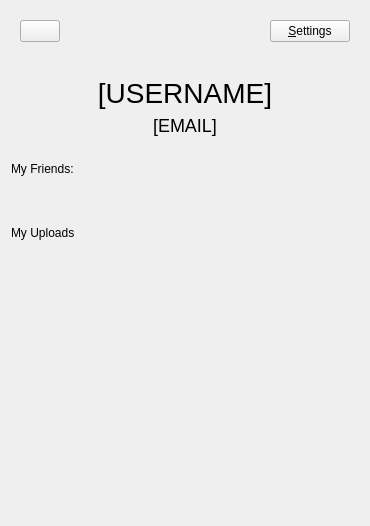
<?xml version="1.0" encoding="UTF-8"?>
<ui version="4.0">
 <class>ProfilePage</class>
 <widget class="QWidget" name="ProfilePage">
  <property name="geometry">
   <rect>
    <x>0</x>
    <y>0</y>
    <width>370</width>
    <height>526</height>
   </rect>
  </property>
  <property name="windowTitle">
   <string>Form</string>
  </property>
  <layout class="QVBoxLayout" name="verticalLayout">
   <item>
    <widget class="QWidget" name="widget" native="true">
     <layout class="QHBoxLayout" name="horizontalLayout">
      <item>
       <widget class="QPushButton" name="button_Back">
        <property name="sizePolicy">
         <sizepolicy hsizetype="Preferred" vsizetype="Preferred">
          <horstretch>0</horstretch>
          <verstretch>0</verstretch>
         </sizepolicy>
        </property>
        <property name="styleSheet">
         <string notr="true">border-image: url(:/assets/button_images/leftArrow.jpg);</string>
        </property>
        <property name="text">
         <string/>
        </property>
       </widget>
      </item>
      <item>
       <spacer name="horizontalSpacer">
        <property name="orientation">
         <enum>Qt::Horizontal</enum>
        </property>
        <property name="sizeHint" stdset="0">
         <size>
          <width>40</width>
          <height>20</height>
         </size>
        </property>
       </spacer>
      </item>
      <item>
       <widget class="QPushButton" name="button_Settings">
        <property name="sizePolicy">
         <sizepolicy hsizetype="Preferred" vsizetype="Preferred">
          <horstretch>0</horstretch>
          <verstretch>0</verstretch>
         </sizepolicy>
        </property>
        <property name="text">
         <string>&amp;Settings</string>
        </property>
       </widget>
      </item>
     </layout>
    </widget>
   </item>
   <item>
    <widget class="QLabel" name="label">
     <property name="text">
      <string/>
     </property>
     <property name="pixmap">
      <pixmap resource="VideoPlayer.qrc">:/assets/button_images/profile_image.jpeg</pixmap>
     </property>
     <property name="alignment">
      <set>Qt::AlignCenter</set>
     </property>
    </widget>
   </item>
   <item>
    <widget class="QLabel" name="label_Username">
     <property name="styleSheet">
      <string notr="true">font-size: 28px;</string>
     </property>
     <property name="text">
      <string>[USERNAME]</string>
     </property>
     <property name="alignment">
      <set>Qt::AlignCenter</set>
     </property>
    </widget>
   </item>
   <item>
    <widget class="QLabel" name="label_Email">
     <property name="styleSheet">
      <string notr="true">font-size: 18px;</string>
     </property>
     <property name="text">
      <string>[EMAIL]</string>
     </property>
     <property name="alignment">
      <set>Qt::AlignCenter</set>
     </property>
    </widget>
   </item>
   <item>
    <spacer name="verticalSpacer_2">
     <property name="orientation">
      <enum>Qt::Vertical</enum>
     </property>
     <property name="sizeType">
      <enum>QSizePolicy::Fixed</enum>
     </property>
     <property name="sizeHint" stdset="0">
      <size>
       <width>20</width>
       <height>20</height>
      </size>
     </property>
    </spacer>
   </item>
   <item>
    <widget class="QLabel" name="label_4">
     <property name="text">
      <string>My Friends:</string>
     </property>
    </widget>
   </item>
   <item>
    <widget class="QWidget" name="widget_2" native="true">
     <layout class="QHBoxLayout" name="horizontalLayout_2">
      <item>
       <widget class="QLabel" name="label_8">
        <property name="maximumSize">
         <size>
          <width>64</width>
          <height>64</height>
         </size>
        </property>
        <property name="text">
         <string/>
        </property>
        <property name="pixmap">
         <pixmap resource="VideoPlayer.qrc">:/assets/button_images/new_user.jpg</pixmap>
        </property>
        <property name="scaledContents">
         <bool>true</bool>
        </property>
       </widget>
      </item>
      <item>
       <widget class="QLabel" name="label_9">
        <property name="maximumSize">
         <size>
          <width>64</width>
          <height>64</height>
         </size>
        </property>
        <property name="text">
         <string/>
        </property>
        <property name="pixmap">
         <pixmap resource="VideoPlayer.qrc">:/assets/button_images/profile_image.jpeg</pixmap>
        </property>
        <property name="scaledContents">
         <bool>true</bool>
        </property>
       </widget>
      </item>
      <item>
       <widget class="QLabel" name="label_7">
        <property name="maximumSize">
         <size>
          <width>64</width>
          <height>64</height>
         </size>
        </property>
        <property name="text">
         <string/>
        </property>
        <property name="pixmap">
         <pixmap resource="VideoPlayer.qrc">:/assets/button_images/profile_image.jpeg</pixmap>
        </property>
        <property name="scaledContents">
         <bool>true</bool>
        </property>
       </widget>
      </item>
      <item>
       <widget class="QLabel" name="label_6">
        <property name="maximumSize">
         <size>
          <width>64</width>
          <height>64</height>
         </size>
        </property>
        <property name="text">
         <string/>
        </property>
        <property name="pixmap">
         <pixmap resource="VideoPlayer.qrc">:/assets/button_images/profile_image.jpeg</pixmap>
        </property>
        <property name="scaledContents">
         <bool>true</bool>
        </property>
       </widget>
      </item>
      <item>
       <spacer name="horizontalSpacer_2">
        <property name="orientation">
         <enum>Qt::Horizontal</enum>
        </property>
        <property name="sizeHint" stdset="0">
         <size>
          <width>40</width>
          <height>20</height>
         </size>
        </property>
       </spacer>
      </item>
     </layout>
    </widget>
   </item>
   <item>
    <widget class="QLabel" name="label_5">
     <property name="text">
      <string>My Uploads</string>
     </property>
    </widget>
   </item>
   <item>
    <spacer name="verticalSpacer">
     <property name="orientation">
      <enum>Qt::Vertical</enum>
     </property>
     <property name="sizeHint" stdset="0">
      <size>
       <width>20</width>
       <height>40</height>
      </size>
     </property>
    </spacer>
   </item>
  </layout>
 </widget>
 <resources>
  <include location="VideoPlayer.qrc"/>
 </resources>
 <connections/>
</ui>
